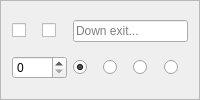
       <widget class="QFrame" name="frame_down">
        <property name="sizePolicy">
         <sizepolicy hsizetype="Preferred" vsizetype="Preferred">
          <horstretch>0</horstretch>
          <verstretch>0</verstretch>
         </sizepolicy>
        </property>
        <property name="frameShape">
         <enum>QFrame::StyledPanel</enum>
        </property>
        <property name="frameShadow">
         <enum>QFrame::Raised</enum>
        </property>
        <layout class="QGridLayout" name="gridLayout_down">
         <item row="0" column="0">
          <widget class="QCheckBox" name="noRoute_down">
           <property name="cursor">
            <cursorShape>PointingHandCursor</cursorShape>
           </property>
           <property name="focusPolicy">
            <enum>Qt::NoFocus</enum>
           </property>
           <property name="toolTip">
            <string>Prevent a route being created via this exit, equivalent to an infinite exit weight</string>
           </property>
           <property name="text">
            <string/>
           </property>
           <property name="checkable">
            <bool>true</bool>
           </property>
          </widget>
         </item>
         <item row="0" column="1">
          <widget class="QCheckBox" name="stub_down">
           <property name="cursor">
            <cursorShape>PointingHandCursor</cursorShape>
           </property>
           <property name="toolTip">
            <string>Create an exit in this direction with unknown distination, mutually exclusive with an actual exit roomID</string>
           </property>
           <property name="text">
            <string/>
           </property>
          </widget>
         </item>
         <item row="0" column="2" colspan="4">
          <widget class="QLineEdit" name="down">
           <property name="toolTip">
            <string>Set the number of the room down from this one, will be blue for a valid number or red for invalid</string>
           </property>
           <property name="placeholderText">
            <string>Down exit...</string>
           </property>
          </widget>
         </item>
         <item row="1" column="0" colspan="2">
          <widget class="QSpinBox" name="weight_down">
           <property name="cursor">
            <cursorShape>SizeVerCursor</cursorShape>
           </property>
           <property name="toolTip">
            <string>Set to a positive value to overide the default (Room) Weight for using this Exit route, zero value assigns the default.</string>
           </property>
           <property name="maximum">
            <number>9999</number>
           </property>
          </widget>
         </item>
         <item row="1" column="2">
          <widget class="QRadioButton" name="doortype_none_down">
           <property name="cursor">
            <cursorShape>PointingHandCursor</cursorShape>
           </property>
           <property name="toolTip">
            <string>No door symbol is drawn on 2D Map for this exit</string>
           </property>
           <property name="text">
            <string/>
           </property>
           <property name="checked">
            <bool>true</bool>
           </property>
           <attribute name="buttonGroup">
            <string notr="true">doortype_down</string>
           </attribute>
          </widget>
         </item>
         <item row="1" column="3">
          <widget class="QRadioButton" name="doortype_open_down">
           <property name="cursor">
            <cursorShape>PointingHandCursor</cursorShape>
           </property>
           <property name="toolTip">
            <string>Green (Open) door symbol would be drawn on 2D Map (but not currently), can be set on either a stub or a real exit</string>
           </property>
           <property name="text">
            <string/>
           </property>
           <attribute name="buttonGroup">
            <string notr="true">doortype_down</string>
           </attribute>
          </widget>
         </item>
         <item row="1" column="4">
          <widget class="QRadioButton" name="doortype_closed_down">
           <property name="cursor">
            <cursorShape>PointingHandCursor</cursorShape>
           </property>
           <property name="toolTip">
            <string>Orange (Closed) door symbol would be drawn on 2D Map (but not currently), can be set on either a stub or a real exit</string>
           </property>
           <property name="text">
            <string/>
           </property>
           <attribute name="buttonGroup">
            <string notr="true">doortype_down</string>
           </attribute>
          </widget>
         </item>
         <item row="1" column="5">
          <widget class="QRadioButton" name="doortype_locked_down">
           <property name="cursor">
            <cursorShape>PointingHandCursor</cursorShape>
           </property>
           <property name="toolTip">
            <string>Red (Locked) door symbol would be drawn on 2D Map (but not currently), can be set on either a stub or a real exit</string>
           </property>
           <property name="text">
            <string/>
           </property>
           <attribute name="buttonGroup">
            <string notr="true">doortype_down</string>
           </attribute>
          </widget>
         </item>
        </layout>
       </widget>
